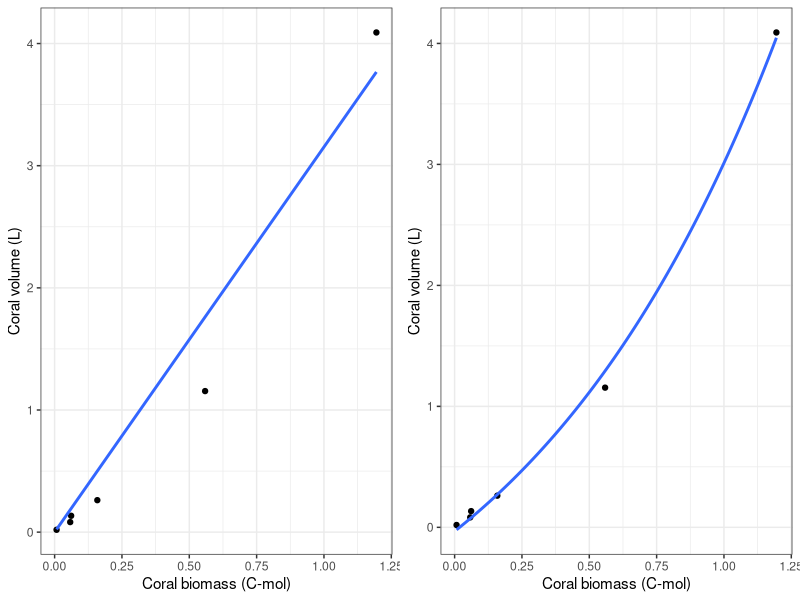

This chart was generated by the following R code: (Note: this script raises an error after producing the figure.)
## ---- chunk 1
# Set kintr options
knitr::opts_chunk$set(echo = TRUE, warning = FALSE, message = FALSE, cache = TRUE)

# Load libraries
library(tidyverse)  # install.packages("tidyverse")
library(cowplot)  # install.packages("cowplot")

# Load R functions
sapply(list.files(path="R/", pattern="*", full.names = TRUE), FUN=source)
## ---- chunk 2
# Data from:
# Jokiel PL, Morrissey JI (1986) Influence of size on primary production in the 
#   reef coral Pocillopora damicornis and the macroalga Acanthophora spicifera. 
#   Mar Biol 91:15–26

# Enter data from Table 1
df <- data_frame(
  radius.cm = c(2.1, 3.4, 4.0, 5.0, 8.2, 12.5),
  tissue.dry.wt.g = c(0.21, 1.68, 1.78, 4.60, 16.21, 34.66)
)

# Calculate colony volume (as a hemisphere) and convert biomass to Cmol
#   Assumes 41.4% carbon by weight (Schutter et al. 2010)
df <- df %>%
  mutate(vol.m3 = 2/3 * pi * (radius.cm / 100)^3,
         vol.L = vol.m3 * 1000,
         Cmol = tissue.dry.wt.g * 0.414 / 12.011)  # gBiomass * 0.414 gC/gBiomass * 1molC/12.011gC

# Plot volume as a function of biomass - fit linear and exponential
lin <- ggplot(df, aes(x=Cmol, y=vol.L)) + 
  geom_point() + 
  geom_smooth(method = "lm", se=FALSE, formula=y~x-1) +
  labs(x="Coral biomass (C-mol)", y="Coral volume (L)") +
  theme_bw()

expo <- ggplot(df, aes(x=Cmol, y=vol.L)) + 
  geom_point() + 
  geom_smooth(method = "lm", se=FALSE, formula=y~exp(x)) +
  labs(x="Coral biomass (C-mol)", y="Coral volume (L)") +
  theme_bw()

plot_grid(lin, expo)

# Calculate slope of linear fit
linmod <- lm(vol.L ~ Cmol - 1, data=df)
coef(linmod)

# Get coefficients of exponential model
expomod <- nls(vol.L ~ a * Cmol ^ b, start=c(a=1, b=1), trace=F, data=df)
#plot(vol.L ~ Cmol, data=df)
#with(df, lines(Cmol, coef(expomod)[1] * Cmol ^ coef(expomod)[2]))
coef(expomod)

## ---- chunk 3
# Load all default parameter values for model with one Symbiodinium type
# Default parameters start with 0.001 of both hawkfish and damselfish
pars <- def_pars(initW=1, initP=1)

# Set time vector to three years
time <- c(seq(0.00000, 1095, 0.1))

# Initialize constant environment with intermediate light (15 mol/m2/d) and DIN (1e-6 M), no feeding, and no uber-predators.
env <- init_env(time=time, L=c(15,15,0), N=c(1e-7,1e-7,0), X=c(0,0,0), U=c(0,0,0))
## ---- chunk 4
system.time(
  run1 <- run_fish_coral(time=time, env=env, par=pars)
)
## ---- chunk 5
# Plot coral colony volume and internal nitrogen concentration
growth <- ggplot(run1, aes(x=time, y=VH)) + geom_line() +
  labs(x="Time (d)", y="Coral volume (L)", title="Coral growth") +
  theme_bw()

# Plot internal nitrogen concentration
interN <- ggplot(run1, aes(x=time, y=log10(Ni))) + geom_line() +
  labs(x="Time (d)", y="log10 Interstitial N (mol/L)",
       title="Nitrogen within coral head") +
  theme_bw()

# Plot fish abundance
fish <- ggplot(run1, aes(x=time)) + 
  geom_line(aes(y=W/VH, col="Hawkfish")) +
  geom_line(aes(y=P/VH, col="Damselfish")) +
  labs(x="Time (d)", y="Fish biomass (per coral-Liter)",
       title="Coral-associated fish") +
  theme_bw() + theme(legend.position = c(0.7, 0.5))

plot_grid(growth, interN, fish, ncol = 3)
## ---- chunk 6
  hawk.only <- run_fish_coral(time=time, env=env, pars=def_pars(initW=1, initP=0))
damsel.only <- run_fish_coral(time=time, env=env, pars=def_pars(initW=0, initP=1))
## ---- chunk 7
# Build plots for fish biomass, interstitial N, and coral growth
fish <- ggplot() +
  geom_line(data=hawk.only, aes(x=time, y=W, color="Hawkfish only")) +
  geom_line(data=damsel.only, aes(x=time, y=P, color="Damselfish only")) +
  labs(x="Time (d)", y="Fish biomass (per coral-Liter)", title="Coral-associated fish") +
  theme_bw() + theme(legend.position = c(0.7, 0.5))

interN <- ggplot() +
  geom_line(data=hawk.only, aes(x=time, y=log10(Ni), color="Hawkfish only")) +
  geom_line(data=damsel.only, aes(x=time, y=log10(Ni), color="Damselfish only")) +
  labs(x="Time (d)", y="log10 Interstitial N (mol/L)", title="Nitrogen within coral head") +
  theme_bw() + theme(legend.position = c(0.7, 0.2))

growth <- ggplot() +
  geom_line(data=hawk.only, aes(x=time, y=VH, color="Hawkfish only")) +
  geom_line(data=damsel.only, aes(x=time, y=VH, color="Damselfish only")) +
  labs(x="Time (d)", y="Coral volume (L)", title="Coral growth") +
  theme_bw() + theme(legend.position = c(0.7, 0.5))

# Plot multipanel figure comparing hawkfish only to damselfish only dynamics
plot_grid(growth, interN, fish, ncol=3)
